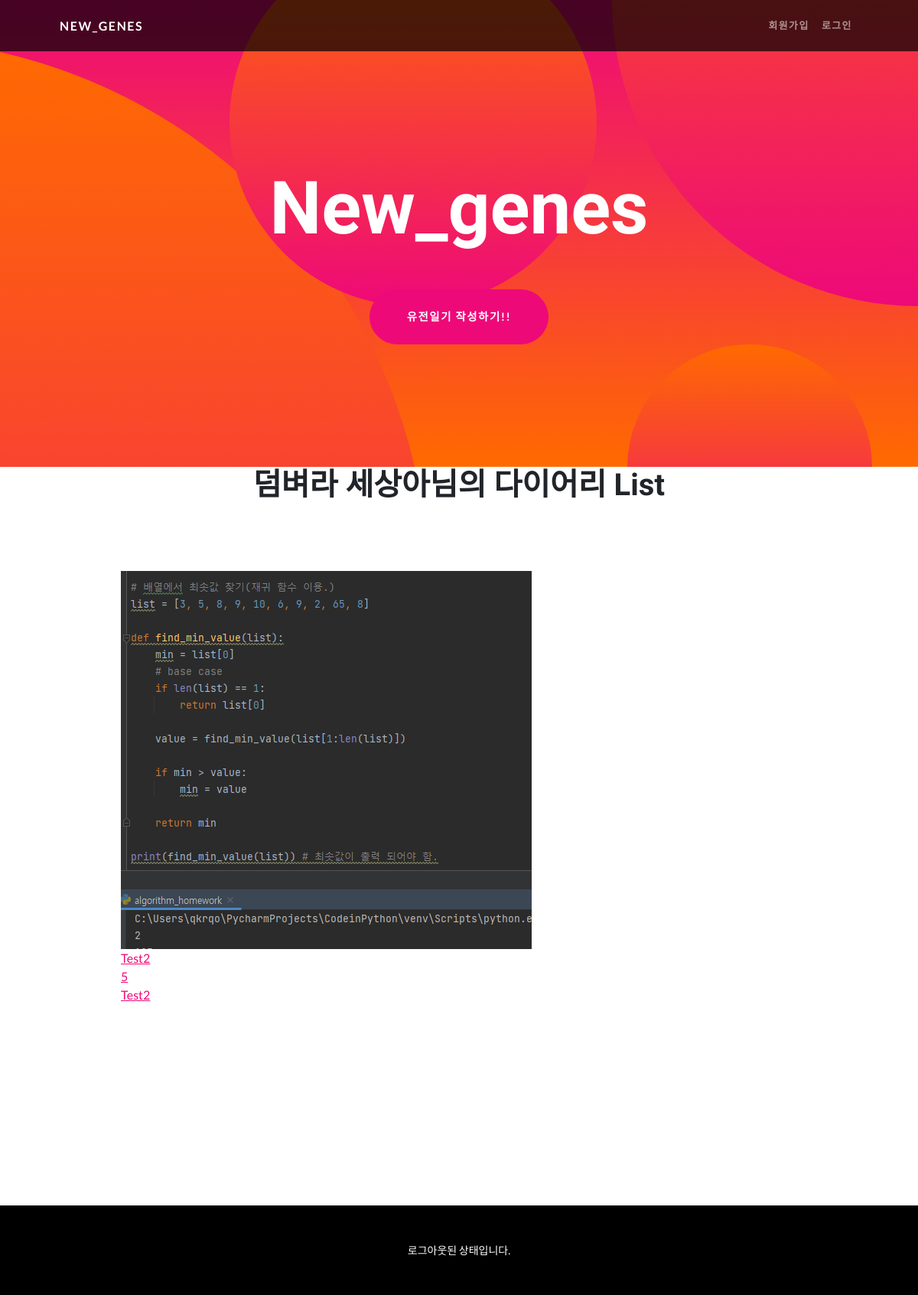
The app's page /gene_diary_list/1 with its own data.
### Gene/models.py (models this page shows, shortened)
class User(AbstractUser):
    nickname = models.CharField(max_length=20, unique=True, null=True,
                                validators=[validate_no_special_characters])
    intro = models.TextField(null=True)
    profile_picture = models.ImageField(upload_to="profile_pics", default="default_profile_pic.jpg")
    goals = models.TextField(null=True)
    rating_FTO = [
        (1, 'TT'),
        (2, 'TA'),
        (3, 'AA')
    ]
    FTO_gene = models.IntegerField(choices=rating_FTO, default=None, null=True)
    rating_MC4R = [
        (1, 'TT'),
        (2, 'TC'),
        (3, 'CC')
    ]
    MC4R_gene = models.IntegerField(choices=rating_MC4R, default=None, null=True)
    rating_BDNF = [
        (1, 'AA'),
        (2, 'AG'),
        (3, 'GG')
    ]
    BDNF_gene = models.IntegerField(choices=rating_BDNF, default=None, null=True)
    rating_OCA2=[
        (1, 'TT'),
        (2, 'TC'),
        (3, 'CC')
    ]
    OCA2_gene = models.IntegerField(choices=rating_OCA2, null=True, default=None)
    rating_MC1R = [
        (1, 'GG'),
        (2, 'GA'),
        (3, 'AA')
    ]
    MC1R_gene = models.IntegerField(choices=rating_MC1R, null=True, default=None)
    rating_chr20p11_1 = [
        (1, 'GG'),
        (2, 'GA'),
        (3, 'AA')
    ]
    chr20p11_1 = models.IntegerField(choices=rating_chr20p11_1, null=True, default=None)
    rating_chr20p11_2 = [
        (1, 'CC'),
        (2, 'CT'),
        (3, 'TT')
    ]
    chr20p11_2 = models.IntegerField(choices=rating_chr20p11_2, null=True, default=None)
    rating_IL2RA = [
        (1, 'TT'),
        (2, 'TC'),
        (3, 'CC')
    ]
    IL2RA = models.IntegerField(choices=rating_IL2RA, null=True, default=None)
    rating_HLA_DQB1 = [
        (1, 'AA'),
        (2, 'AG'),
        (3, 'GG')
    ]
    HLA_DQB1 = models.IntegerField(choices=rating_HLA_DQB1, null=True, default=None)
    rating_EDAR = [
        (1, 'GG'),
        (2, 'GA'),
        (3, 'AA')
    ]
    EDAR = models.IntegerField(choices=rating_EDAR, null=True, default=None)
    rating_AGER_1 = [
        (1, 'CC'),
        (2, 'CT'),
        (3, 'TT')
    ]
    AGER_1 = models.IntegerField(choices=rating_AGER_1, null=True, default=None)
    rating_AGER_2 = [
        (1, 'GG'),
        (2, 'GA'),
        (3, 'AA')
    ]
    AGER_2 = models.IntegerField(choices=rating_AGER_2, null=True, default=None)
    rating_GCKR = [
        (1, 'CC'),
        (2, 'CT'),
        (3, 'TT')
    ]
    GCKR = models.IntegerField(choices=rating_GCKR, null=True, default=None)
    rating_ANGPTL3 = [
        (1, 'GG'),
        (2, 'GT'),
        (3, 'TT')
    ]
    ANGPTL3 = models.IntegerField(choices=rating_ANGPTL3, null=True, default=None)
    rating_TRIB1 = [
        (1, 'TT'),
        (2, 'TA'),
        (3, 'AA')
    ]
    TRIB1 = models.IntegerField(choices=rating_TRIB1, null=True, default=None)
    rating_HMGCR = [
        (1, 'AA'),
        (2, 'AT'),
        (3, 'TT')
    ]
    HMGCR = models.IntegerField(choices=rating_HMGCR, null=True, default=None)
    rating_ABO = [
        (1, 'CC'),
        (2, 'CA'),
        (3, 'AA')
    ]
    ABO = models.IntegerField(choices=rating_ABO, null=True, default=None)
    rating_LIPG = [
        (1, 'TT'),
        (2, 'TG'),
        (3, 'GG')
    ]
    LIPG = models.IntegerField(choices=rating_LIPG, null=True, default=None)
    rating_DGKB_TMEM195 = [
        (1, 'GG'),
        (2, 'GT'),
        (3, 'TT')
    ]
    DGKB_TMEM195 = models.IntegerField(choices=rating_DGKB_TMEM195, null=True, default=None)
    rating_CDKN2A_2B = [
        (1, 'CC'),
        (2, 'CT'),
        (3, 'TT')
    ]
    CDKN2A_2B = models.IntegerField(choices=rating_CDKN2A_2B, null=True, default=None)
    rating_GCK = [
        (1, 'GG'),
        (2, 'GA'),
        (3, 'AA')
    ]
    GCK = models.IntegerField(choices=rating_GCK, null=True, default=None)
    rating_GLIS3 = [
        (1, 'GG'),
        (2, 'GA'),
        (3, 'AA')
    ]
    GLIS3 = models.IntegerField(choices=rating_GLIS3, null=True, default=None)
    rating_GUCY1A3 = [
        (1, 'AA'),
        (2, 'AC'),
        (3, 'CC')
    ]
    GUCY1A3 = models.IntegerField(choices=rating_GUCY1A3, null=True, default=None)
    rating_ABCA1 = [
        (1, 'CC'),
        (2, 'CT'),
        (3, 'TT')
    ]
    ABCA1 = models.IntegerField(choices=rating_ABCA1, null=True, default=None)
    rating_FGF5 = [
        (1, 'AA'),
        (2, 'AT'),
        (3, 'TT')
    ]
    FGF5 = models.IntegerField(choices=rating_FGF5, null=True, default=None)
    rating_ATP2B1 = [
        (1, 'AA'),
        (2, 'AG'),
        (3, 'GG')
    ]
    ATP2B1 = models.IntegerField(choices=rating_ATP2B1, null=True, default=None)
    rating_NPR3 = [
        (1, 'AA'),
        (2, 'AG'),
        (3, 'GG')
    ]
    NPR3 = models.IntegerField(choices=rating_NPR3, null=True, default=None)
    rating_CYP17A1 = [
        (1, 'GG'),
        (2, 'GA'),
        (3, 'AA')
    ]
    CYP17A1 = models.IntegerField(choices=rating_CYP17A1, null=True, default=None)
    rating_SLC23A1_1 = [
        (1, 'CC'),
        (2, 'CT'),
        (3, 'TT')
    ]
    SLC23A1_1 = models.IntegerField(choices=rating_SLC23A1_1, null=True, default=None)
    rating_SLC23A1_2 = [
        (1, 'AA'),
        (2, 'AG'),
        (3, 'GG')
    ]
    SLC23A1_2 = models.IntegerField(choices=rating_SLC23A1_2, null=True, default=None)
    rating_CYP1A1_CYP1A2 = [
        (1, 'AA'),
        (2, 'AC'),
        (3, 'CC')
    ]
    CYP1A1_CYP1A2 = models.IntegerField(choices=rating_CYP1A1_CYP1A2, null=True, default=None)
    rating_AHR = [
        (1, 'CC'),
        (2, 'CT'),
        (3, 'TT')
    ]
    AHR = models.IntegerField(choices=rating_AHR, null=True, default=None)

class Diary(models.Model):
    user = models.ForeignKey(User, on_delete=models.CASCADE)
    title = models.CharField(max_length=50, null=True)
    rating = [
        (1, '★'),
        (2, '★★'),
        (3, '★★★'),
        (4, '★★★★'),
        (5, '★★★★★')
    ]
    feeling_rating = models.IntegerField(choices=rating, default=None)
    diary_image = models.ImageField(upload_to="diary_pics")
    diary_image2 = models.ImageField(upload_to="diary_pics", blank = True)
    diary_image3 = models.ImageField(upload_to="diary_pics", blank = True)
    content = models.TextField()
    dt_created = models.DateField(auto_now_add=True)
    dt_updated = models.DateField(auto_now=True)

### Gene/views.py (the view)
# urls.py: path('gene_diary_list/<int:user_id>', views.Gene_Diary_List_View.as_view(), name='gene_diary_list'),
class Gene_Diary_List_View(ListView):
    model = Diary
    template_name = "Diary/diary_list.html"
    pk_url_kwarg = "user_id"
    paginate_by = 4
    context_object_name = "all_diary"
    def get_queryset(self):
        user_id = self.kwargs.get("user_id")
        return Diary.objects.filter(user__id=user_id).order_by("-dt_created")
    def get_context_data(self, **kargs):
        context = super().get_context_data(**kargs)
        context['profile_user'] = get_object_or_404(User, id=self.kwargs.get("user_id"))
        return context

### Gene/templates/Diary/diary_list.html (shortened to what this page needs)
{% extends 'gene_base/base.html' %}
{% load static %}
{% block handler %}
    <a class="btn btn-primary btn-xl rounded-pill mt-5" href={% url 'gene_diary_create' %}>유전일기 작성하기!!</a>
{% endblock handler %}
{% block content %}
    <h1>{{profile_user.nickname}}님의 다이어리 List</h1>
    <div class="content-list max-content-width">
        <div>
            {% for diary in all_diary %}
                <a href={% url 'gene_diary_detail' diary.id %}>
                    <div style="margin: 80px 80px">
                        {% if diary.diary_image %}
                            <img src={{diary.diary_image.url}}><br>
                        {% endif %}
                        {{diary.title}}<br>
                        {{diary.feeling_rating}}<br>
                        {{diary.content}}<br>
                    </div>
            {% endfor %}
        </div>
    </div>
{% endblock content%}

### records on screen
User: nickname "덤벼라 세상아"
Diary: diary_image (picture), title "Test2", feeling_rating "5", content "Test2"
